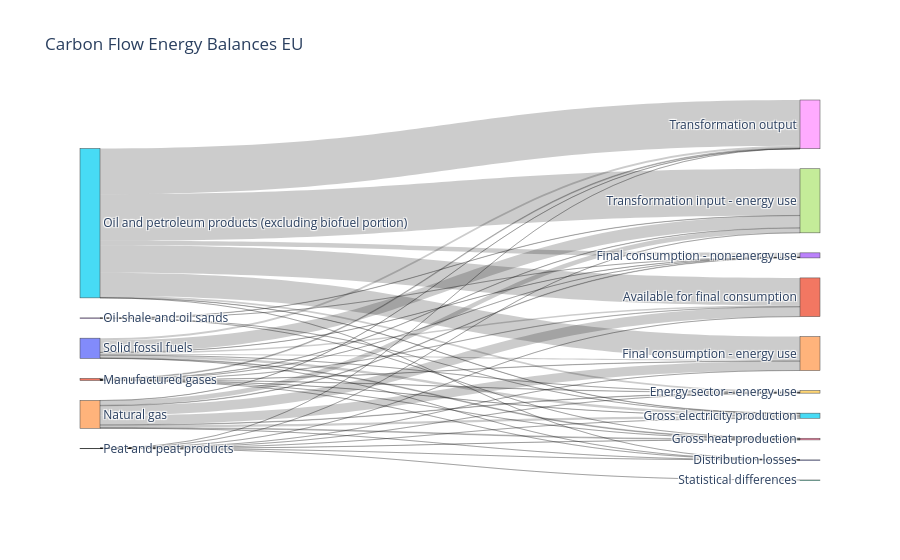

Here is the notebook cell this chart was saved with:
### Markdown cell above
## Energy balances Eurostat

### Code cell
# Load the CSV
df_energy_balance = pd.read_csv("/Users/charlottewestenberg/Thesis/00data/from_excel/Energy balances - sankey ready.csv")

# Create list of unique nodes
nodes = list(pd.concat([df_energy_balance["Source"], df_energy_balance["Target"]]).unique())

# Create dictionary mapping node name -> index
node_dict = {name: i for i, name in enumerate(nodes)}

# Map names to numeric IDs
df_energy_balance["source_id"] = df_energy_balance["Source"].map(node_dict)
df_energy_balance["target_id"] = df_energy_balance["Target"].map(node_dict)

# Create Sankey
fig = go.Figure(data=[go.Sankey(
    
    node=dict(
        label=nodes,
        pad=20,
        thickness=20
    ),
    
    link=dict(
        source=df_energy_balance["source_id"],
        target=df_energy_balance["target_id"],
        value=df_energy_balance["Value tonne Carbon"]
    )

)])

fig.update_layout(title_text="Carbon Flow Energy Balances EU")

fig.show()

### Figure 1 — Plotly figure (JSON) as saved in the notebook; plotly's stock layout.template omitted (floating-point values rounded to 4 significant figures)
{"data": [{"link": {"source": [0, 0, 0, 0, 0, 0, 0, 0, 0, 0, 1, 1, 1, 1, 1, 1, 1, 1, 1, 1, 2, 2, 2, 2, 2, 2, 2, 2, 2, 2, 3, 3, 3, 3, 3, 3, 3, 3, 3, 3, 4, 4, 4, 4, 4, 4, 4, 4, 4, 4, 5, 5, 5, 5, 5, 5, 5, 5, 5, 6, 6, 6, 6, 6, 6, 6, 6, 6, 6, 6, 6, 6, 6, 6, 6, 6, 6, 6, 6, 6], "target": [7, 8, 9, 10, 11, 12, 13, 14, 15, 16, 7, 8, 9, 10, 11, 12, 13, 14, 15, 16, 7, 8, 9, 10, 11, 12, 13, 14, 15, 16, 7, 8, 9, 10, 11, 12, 13, 14, 15, 16, 7, 8, 9, 10, 11, 12, 13, 14, 15, 16, 7, 8, 9, 10, 11, 12, 13, 14, 15, 6, 6, 6, 6, 6, 6, 6, 6, 6, 6, 6, 6, 6, 6, 6, 6, 6, 6, 6, 6, 6], "value": [143700000.0, 24290000.0, 428800.0, 38800.0, 15250000.0, -1462000.0, 1483000.0, 15230000.0, 29600000.0, 9158000.0, 3601000.0, 9918000.0, 3213000.0, 228000.0, 2876000.0, -16270.0, 10970.0, 2881000.0, 1266000.0, 391700.0, 747500.0, 18470.0, 8150.0, 491.3, 394000.0, 86790.0, 0.0, 307200.0, 140700.0, 418600.0, 2971000.0, 0.0, 0.0, 0.0, -98450.0, -187900.0, 89420.0, 0.0, 207000.0, 36080.0, 55650000.0, 1852000.0, 5286000.0, 725300.0, 114700000.0, -991000.0, 6001000.0, 109700000.0, 25480000.0, 9794000.0, 551600000.0, 540600000.0, 22240000.0, 5740.0, 324400000.0, -900500.0, 52240000.0, 273100000.0, 3446000.0, 0.0, NaN, NaN, NaN, NaN, NaN, NaN, NaN, NaN, NaN, NaN, NaN, NaN, NaN, NaN, NaN, NaN, NaN, NaN, NaN, NaN]}, "node": {"label": ["Solid fossil fuels", "Manufactured gases", "Peat and peat products", "Oil shale and oil sands", "Natural gas", "Oil and petroleum products (excluding biofuel portion)", null, "Transformation input - energy use", "Transformation output", "Energy sector - energy use", "Distribution losses", "Available for final consumption", "Statistical differences", "Final consumption - non-energy use", "Final consumption - energy use", "Gross electricity production", "Gross heat production"], "pad": 20, "thickness": 20}, "type": "sankey"}], "layout": {"title": {"text": "Carbon Flow Energy Balances EU"}}}
